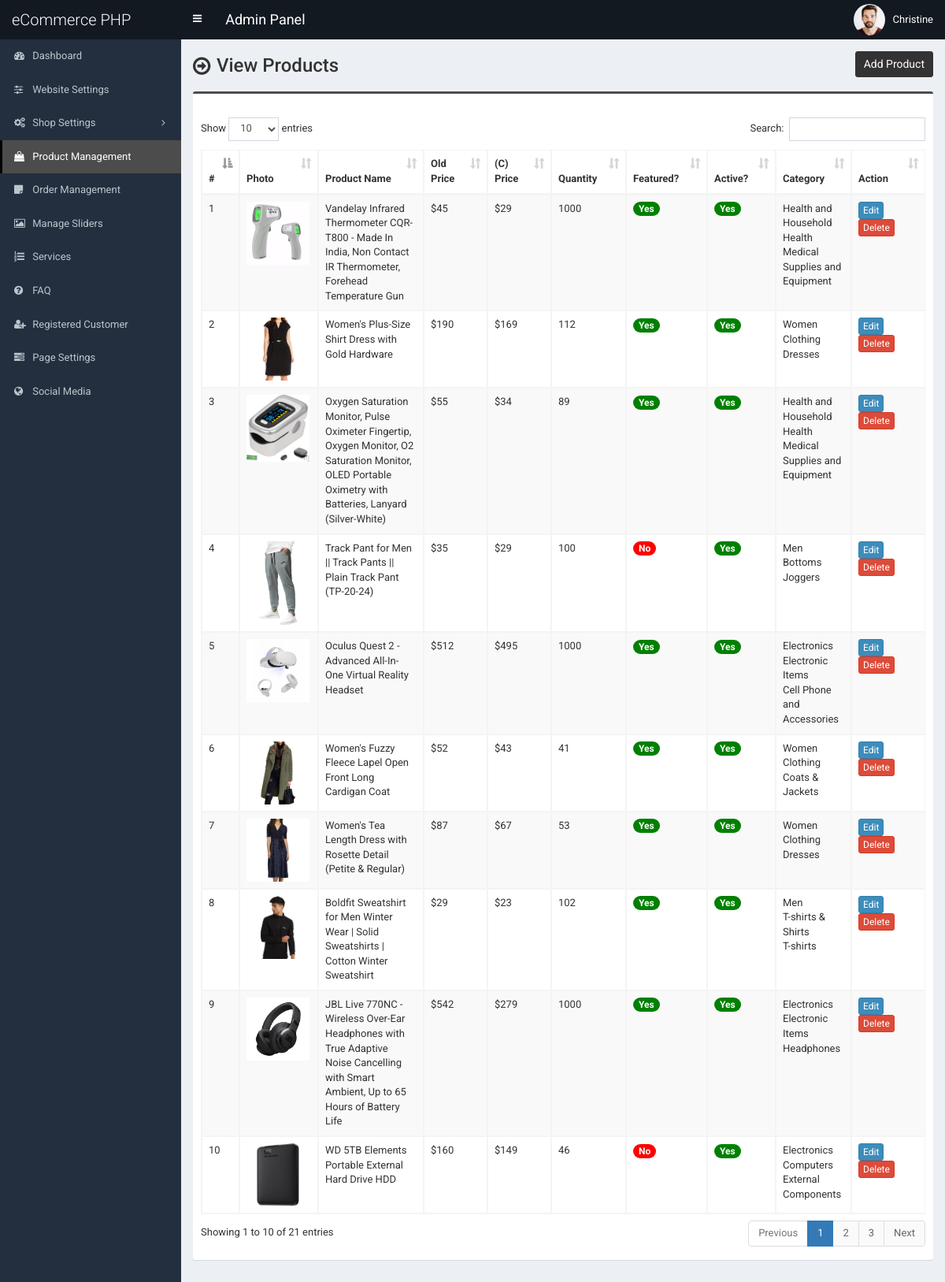
Screenshot of /admin/product.php (signed in) with the database file from the repository.
### tables this page shows
CREATE TABLE `tbl_product` (
  `p_id` int(11) NOT NULL,
  `p_name` varchar(255) NOT NULL,
  `p_old_price` varchar(10) NOT NULL,
  `p_current_price` varchar(10) NOT NULL,
  `p_qty` int(10) NOT NULL,
  `p_featured_photo` varchar(255) NOT NULL,
  `p_description` text NOT NULL,
  `p_short_description` text NOT NULL,
  `p_feature` text NOT NULL,
  `p_condition` text NOT NULL,
  `p_return_policy` text NOT NULL,
  `p_total_view` int(11) NOT NULL,
  `p_is_featured` int(1) NOT NULL,
  `p_is_active` int(1) NOT NULL,
  `ecat_id` int(11) NOT NULL
);

CREATE TABLE `tbl_top_category` (
  `tcat_id` int(11) NOT NULL,
  `tcat_name` varchar(255) NOT NULL,
  `show_on_menu` int(1) NOT NULL
);

CREATE TABLE `tbl_mid_category` (
  `mcat_id` int(11) NOT NULL,
  `mcat_name` varchar(255) NOT NULL,
  `tcat_id` int(11) NOT NULL
);

CREATE TABLE `tbl_end_category` (
  `ecat_id` int(11) NOT NULL,
  `ecat_name` varchar(255) NOT NULL,
  `mcat_id` int(11) NOT NULL
);

### admin/product.php (the view, shortened to what this page needs)
<?php require_once('header.php'); ?>
<section class="content-header">
	<div class="content-header-left">
		<h1>View Products</h1>
	</div>
	<div class="content-header-right">
		<a href="product-add.php" class="btn btn-primary btn-sm">Add Product</a>
	</div>
</section>
<section class="content">
	<div class="row">
		<div class="col-md-12">
			<div class="box box-info">
				<div class="box-body table-responsive">
					<table id="example1" class="table table-bordered table-hover table-striped">
					<thead class="thead-dark">
							<tr>
								<th width="10">#</th>
								<th>Photo</th>
								<th width="160">Product Name</th>
								<th width="60">Old Price</th>
								<th width="60">(C) Price</th>
								<th width="60">Quantity</th>
								<th>Featured?</th>
								<th>Active?</th>
								<th>Category</th>
								<th width="80">Action</th>
							</tr>
						</thead>
						<tbody>
							<?php
							$i=0;
							$statement = $pdo->prepare("SELECT
														t1.p_id,
														t1.p_name,
														t1.p_old_price,
														t1.p_current_price,
														t1.p_qty,
														t1.p_featured_photo,
														t1.p_is_featured,
														t1.p_is_active,
														t1.ecat_id,
														t2.ecat_id,
														t2.ecat_name,
														t3.mcat_id,
														t3.mcat_name,
														t4.tcat_id,
														t4.tcat_name
							                           	FROM tbl_product t1
							                           	JOIN tbl_end_category t2
							                           	ON t1.ecat_id = t2.ecat_id
							                           	JOIN tbl_mid_category t3
							                           	ON t2.mcat_id = t3.mcat_id
							                           	JOIN tbl_top_category t4
							                           	ON t3.tcat_id = t4.tcat_id
							                           	ORDER BY t1.p_id DESC
							                           	");
							$statement->execute();
							$result = $statement->fetchAll(PDO::FETCH_ASSOC);
							foreach ($result as $row) {
								$i++;
								?>
								<tr>
									<td><?php echo $i; ?></td>
									<td style="width:82px;"><img src="../assets/uploads/<?php echo $row['p_featured_photo']; ?>" alt="<?php echo $row['p_name']; ?>" style="width:80px;"></td>
									<td><?php echo $row['p_name']; ?></td>
									<td>$<?php echo $row['p_old_price']; ?></td>
									<td>$<?php echo $row['p_current_price']; ?></td>
									<td><?php echo $row['p_qty']; ?></td>
									<td>
										<?php if($row['p_is_featured'] == 1) {echo '<span class="badge badge-success" style="background-color:green;">Yes</span>';} else {echo '<span class="badge badge-success" style="background-color:red;">No</span>';} ?>
									</td>
									<td>
										<?php if($row['p_is_active'] == 1) {echo '<span class="badge badge-success" style="background-color:green;">Yes</span>';} else {echo '<span class="badge badge-danger" style="background-color:red;">No</span>';} ?>
									</td>
									<td><?php echo $row['tcat_name']; ?><br><?php echo $row['mcat_name']; ?><br><?php echo $row['ecat_name']; ?></td>
									<td>
										<a href="product-edit.php?id=<?php echo $row['p_id']; ?>" class="btn btn-primary btn-xs">Edit</a>
										<a href="#" class="btn btn-danger btn-xs" data-href="product-delete.php?id=<?php echo $row['p_id']; ?>" data-toggle="modal" data-target="#confirm-delete">Delete</a>
									</td>
								</tr>
								<?php
							}
							?>
						</tbody>
					</table>
				</div>
			</div>
		</div>
	</div>
</section>
<?php require_once('footer.php'); ?>

### admin/header.php (shortened to what this page needs)
<!DOCTYPE html>
<html>
<head>
	<link rel="stylesheet" href="css/bootstrap.min.css">
	<link rel="stylesheet" href="css/font-awesome.min.css">
	<link rel="stylesheet" href="css/ionicons.min.css">
	<link rel="stylesheet" href="css/datepicker3.css">
	<link rel="stylesheet" href="css/all.css">
	<link rel="stylesheet" href="css/select2.min.css">
	<link rel="stylesheet" href="css/dataTables.bootstrap.css">
	<link rel="stylesheet" href="css/jquery.fancybox.css">
	<link rel="stylesheet" href="css/AdminLTE.min.css">
	<link rel="stylesheet" href="css/_all-skins.min.css">
	<link rel="stylesheet" href="css/on-off-switch.css"/>
	<link rel="stylesheet" href="css/summernote.css">
	<link rel="stylesheet" href="style.css">
</head>
<body class="hold-transition fixed skin-blue sidebar-mini">
	<div class="wrapper">
		<header class="main-header">
			<a href="index.php" class="logo">
				<span class="logo-lg">eCommerce PHP</span>
			</a>
			<nav class="navbar navbar-static-top">
				<a href="#" class="sidebar-toggle" data-toggle="offcanvas" role="button">
				</a>
				<span style="float:left;line-height:50px;color:#fff;padding-left:15px;font-size:18px;">Admin Panel</span>
				<div class="navbar-custom-menu">
					<ul class="nav navbar-nav">
						<li class="dropdown user user-menu">
							<a href="#" class="dropdown-toggle" data-toggle="dropdown">
								<img src="../assets/uploads/<?php echo $_SESSION['user']['photo']; ?>" class="user-image" alt="User Image">
								<span class="hidden-xs"><?php echo $_SESSION['user']['full_name']; ?></span>
							</a>
						</li>
					</ul>
				</div>
			</nav>
		</header>
  		<?php $cur_page = substr($_SERVER["SCRIPT_NAME"],strrpos($_SERVER["SCRIPT_NAME"],"/")+1); ?>
  		<aside class="main-sidebar">
    		<section class="sidebar">
      			<ul class="sidebar-menu">
			        <li class="treeview <?php if($cur_page == 'index.php') {echo 'active';} ?>">
			          <a href="index.php">
			            <i class="fa fa-dashboard"></i> <span>Dashboard</span>
			          </a>
			        </li>
			        <li class="treeview <?php if( ($cur_page == 'settings.php') ) {echo 'active';} ?>">
			          <a href="settings.php">
			            <i class="fa fa-sliders"></i> <span>Website Settings</span>
			          </a>
			        </li>
                    <li class="treeview <?php if( ($cur_page == 'size.php') || ($cur_page == 'size-add.php') || ($cur_page == 'size-edit.php') || ($cur_page == 'color.php') || ($cur_page == 'color-add.php') || ($cur_page == 'color-edit.php') || ($cur_page == 'country.php') || ($cur_page == 'country-add.php') || ($cur_page == 'country-edit.php') || ($cur_page == 'shipping-cost.php') || ($cur_page == 'shipping-cost-edit.php') || ($cur_page == 'top-category.php') || ($cur_page == 'top-category-add.php') || ($cur_page == 'top-category-edit.php') || ($cur_page == 'mid-category.php') || ($cur_page == 'mid-category-add.php') || ($cur_page == 'mid-category-edit.php') || ($cur_page == 'end-category.php') || ($cur_page == 'end-category-add.php') || ($cur_page == 'end-category-edit.php') ) {echo 'active';} ?>">
                        <a href="#">
                            <i class="fa fa-cogs"></i>
                            <span>Shop Settings</span>
                            <span class="pull-right-container">
								<i class="fa fa-angle-left pull-right"></i>
							</span>
                        </a>
                    </li>
                    <li class="treeview <?php if( ($cur_page == 'product.php') || ($cur_page == 'product-add.php') || ($cur_page == 'product-edit.php') ) {echo 'active';} ?>">
                        <a href="product.php">
                            <i class="fa fa-shopping-bag"></i> <span>Product Management</span>
                        </a>
                    </li>
                    <li class="treeview <?php if( ($cur_page == 'order.php') ) {echo 'active';} ?>">
                        <a href="order.php">
                            <i class="fa fa-sticky-note"></i> <span>Order Management</span>
                        </a>
                    </li>
                     <li class="treeview <?php if( ($cur_page == 'slider.php') ) {echo 'active';} ?>">
			          <a href="slider.php">
			            <i class="fa fa-picture-o"></i> <span>Manage Sliders</span>
			          </a>
			        </li>
			        <li class="treeview <?php if( ($cur_page == 'service.php') ) {echo 'active';} ?>">
			          <a href="service.php">
			            <i class="fa fa-list-ol"></i> <span>Services</span>
			          </a>
			        </li>
			      			        <li class="treeview <?php if( ($cur_page == 'faq.php') ) {echo 'active';} ?>">
			          <a href="faq.php">
			            <i class="fa fa-question-circle"></i> <span>FAQ</span>
			          </a>
			        </li>
						<li class="treeview <?php if( ($cur_page == 'customer.php') || ($cur_page == 'customer-add.php') || ($cur_page == 'customer-edit.php') ) {echo 'active';} ?>">
			          <a href="customer.php">
			            <i class="fa fa-user-plus"></i> <span>Registered Customer</span>
			          </a>
			        </li>
			        <li class="treeview <?php if( ($cur_page == 'page.php') ) {echo 'active';} ?>">
			          <a href="page.php">
			            <i class="fa fa-tasks"></i> <span>Page Settings</span>
			          </a>
			        </li>
			        <li class="treeview <?php if( ($cur_page == 'social-media.php') ) {echo 'active';} ?>">
			          <a href="social-media.php">
			            <i class="fa fa-globe"></i> <span>Social Media</span>
			          </a>
			        </li>
      			</ul>
    		</section>
  		</aside>
  		<div class="content-wrapper">

### admin/footer.php (shortened to what this page needs)
		</div>
	</div>
</body>
</html>

### admin/style.css (style rules this page uses)
body { font-size: 13px; font-family: "Roboto", sans-serif; }
.navbar-nav > .user-menu .user-image { width: 40px; height: 40px; margin-top: -10px; }
.content-header > h1, .content-header .content-header-left h1 { font-family: "Roboto", sans-serif; }
.main-header .logo { text-align: left; }
.main-header .logo .logo-lg { font-family: "Roboto", sans-serif; }
.box-info { padding-top: 20px; }
.sidebar-menu li > a > .pull-right-container > .fa-angle-left:before { content: "\f105"; }
.content-header { overflow: hidden; }
.content-header .content-header-left { float: left; padding-top: 5px; }
.content-header .content-header-right { float: right; }
.content-header .content-header-left h1 { margin-top: 0; margin-bottom: 0; padding-left: 30px; padding-bottom: 5px; font-size: 24px; position: relative; }
.content-header .content-header-left h1:before { position: absolute; top: 0; left: 0; font-family: "FontAwesome", sans-serif; font-size: 26px; content: "\f18e"; }
.content-header .content-header-right a { position: relative; font-size: 14px; }
.skin-blue .sidebar-menu > li:hover > a, .skin-blue .sidebar-menu > li.active > a { color: #fff; background: #3c8dbc; border-left-color: #3c8dbc; }
.skin-blue .main-header .logo, .skin-blue .main-header .logo:hover, .skin-blue .main-header .navbar, .skin-blue .main-header .navbar .sidebar-toggle:hover { background-color: #131921; }
.skin-blue .sidebar-menu > li:hover > a, .skin-blue .sidebar-menu > li.active > a { background-color: #4c4c4c; border-left-color: #000000; }
.box.box-info { border-top-color: #4c4c4c; }
.content-header .content-header-right a { background-color: #333333; border-color: #333333; }

### rows the page displays
tbl_product: p_featured_photo (picture), p_name "Vandelay Infrared Thermometer CQR-T800 - Made In India, Non Contact IR Thermometer, Forehead Temperature Gun", p_old_price "45", p_current_price "29", p_qty "1000", p_is_featured "Yes", p_is_active "Yes", tbl_top_category.tcat_name "Health and Household", tbl_mid_category.mcat_name "Health", ecat.ecat_name "Medical Supplies and Equipment"
tbl_product: p_featured_photo (picture), p_name "Women's Plus-Size Shirt Dress with Gold Hardware", p_old_price "190", p_current_price "169", p_qty "112", p_is_featured "Yes", p_is_active "Yes", tbl_top_category.tcat_name "Women", tbl_mid_category.mcat_name "Clothing", ecat.ecat_name "Dresses"
tbl_product: p_featured_photo (picture), p_name "Oxygen Saturation Monitor, Pulse Oximeter Fingertip, Oxygen Monitor, O2 Saturation Monitor, OLED Portable Oximetry with Batteries, Lanyard (Silver-White)", p_old_price "55", p_current_price "34", p_qty "89", p_is_featured "Yes", p_is_active "Yes", tbl_top_category.tcat_name "Health and Household", tbl_mid_category.mcat_name "Health", ecat.ecat_name "Medical Supplies and Equipment"
tbl_product: p_featured_photo (picture), p_name "Track Pant for Men || Track Pants || Plain Track Pant (TP-20-24)", p_old_price "35", p_current_price "29", p_qty "100", p_is_featured "No", p_is_active "Yes", tbl_top_category.tcat_name "Men", tbl_mid_category.mcat_name "Bottoms", ecat.ecat_name "Joggers"
tbl_product: p_featured_photo (picture), p_name "Oculus Quest 2 - Advanced All-In-One Virtual Reality Headset", p_old_price "512", p_current_price "495", p_qty "1000", p_is_featured "Yes", p_is_active "Yes", tbl_top_category.tcat_name "Electronics", tbl_mid_category.mcat_name "Electronic Items", ecat.ecat_name "Cell Phone and Accessories"
tbl_product: p_featured_photo (picture), p_name "Women's Fuzzy Fleece Lapel Open Front Long Cardigan Coat", p_old_price "52", p_current_price "43", p_qty "41", p_is_featured "Yes", p_is_active "Yes", tbl_top_category.tcat_name "Women", tbl_mid_category.mcat_name "Clothing", ecat.ecat_name "Coats & Jackets"
tbl_product: p_featured_photo (picture), p_name "Women's Tea Length Dress with Rosette Detail (Petite & Regular)", p_old_price "87", p_current_price "67", p_qty "53", p_is_featured "Yes", p_is_active "Yes", tbl_top_category.tcat_name "Women", tbl_mid_category.mcat_name "Clothing", ecat.ecat_name "Dresses"
tbl_product: p_featured_photo (picture), p_name "Boldfit Sweatshirt for Men Winter Wear | Solid Sweatshirts | Cotton Winter Sweatshirt", p_old_price "29", p_current_price "23", p_qty "102", p_is_featured "Yes", p_is_active "Yes", tbl_top_category.tcat_name "Men", tbl_mid_category.mcat_name "T-shirts & Shirts", ecat.ecat_name "T-shirts"
tbl_product: p_featured_photo (picture), p_name "JBL Live 770NC - Wireless Over-Ear Headphones with True Adaptive Noise Cancelling with Smart Ambient, Up to 65 Hours of Battery Life", p_old_price "542", p_current_price "279", p_qty "1000", p_is_featured "Yes", p_is_active "Yes", tbl_top_category.tcat_name "Electronics", tbl_mid_category.mcat_name "Electronic Items", ecat.ecat_name "Headphones"
tbl_product: p_featured_photo (picture), p_name "WD 5TB Elements Portable External Hard Drive HDD", p_old_price "160", p_current_price "149", p_qty "46", p_is_featured "No", p_is_active "Yes", tbl_top_category.tcat_name "Electronics", tbl_mid_category.mcat_name "Computers", ecat.ecat_name "External Components"

### other values shown
$_SESSION['user']['full_name'] "Christine"
